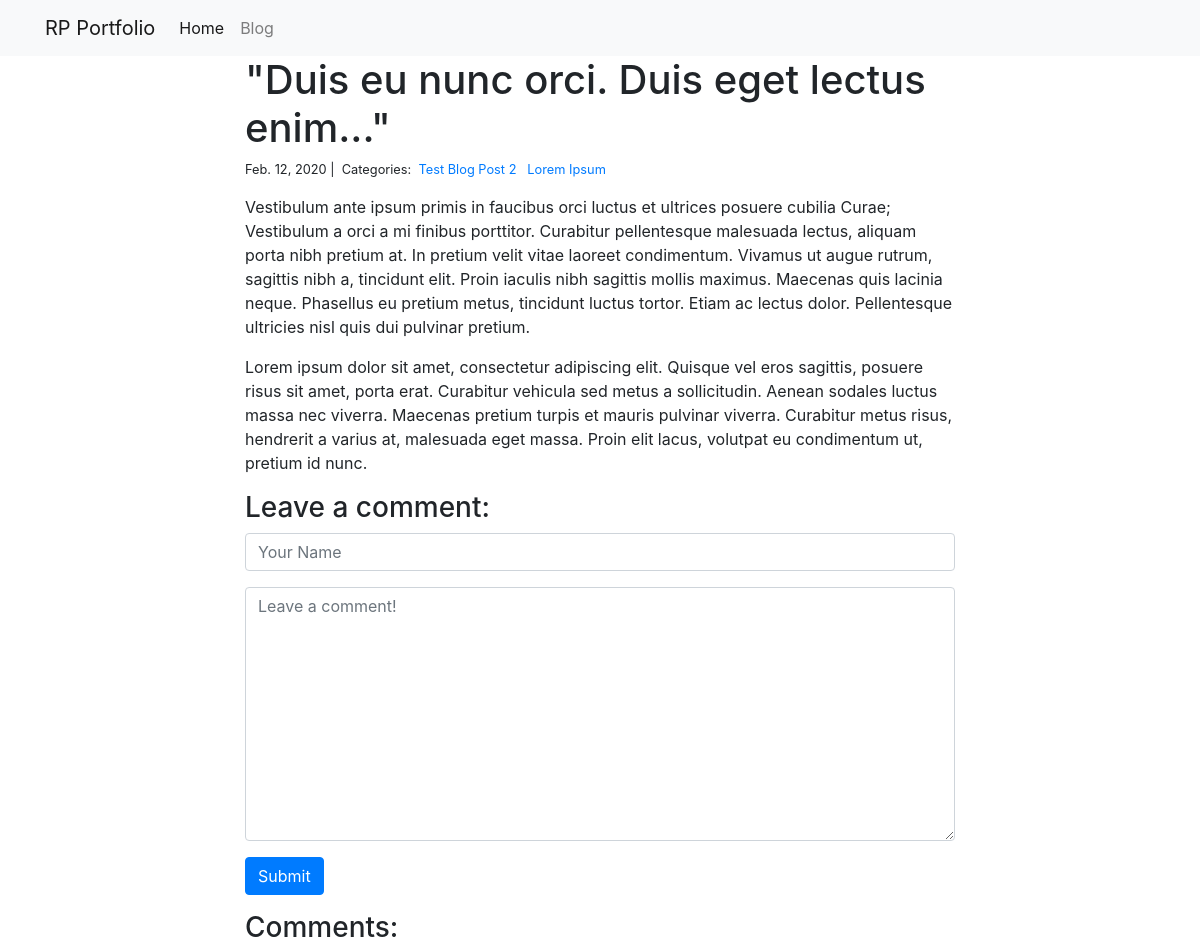
The app's page /blog/2/ with its own data.
### blog/models.py (models this page shows)
class Post(models.Model):
    title = models.CharField(max_length=255)
    body = models.TextField()
    created_on = models.DateTimeField(auto_now_add=True)
    last_modified = models.DateTimeField(auto_now=True)
    categories = models.ManyToManyField('Category', related_name='posts')

class Category(models.Model):
    name = models.CharField(max_length=20)

### blog/views.py (the view, shortened to what this page needs)
# urls.py: path("<int:pk>/", views.blog_detail, name="blog_detail"),
def blog_detail(request, pk):
    post = Post.objects.get(pk=pk)
    comments = Comment.objects.filter(post=post)
    form = CommentForm()
    context = {"post": post, "comments": comments, "form": form}
    return render(request, "blog_detail.html", context)

### blog/forms.py
class CommentForm(forms.Form):
    author = forms.CharField(
        max_length=60,
        widget=forms.TextInput(attrs={
            "class": "form-control",
            "placeholder": "Your Name"
        })
    )
    body = forms.CharField(widget=forms.Textarea(
        attrs={
            "class": "form-control",
            "placeholder": "Leave a comment!"
        })
    )

### blog/templates/blog_detail.html (shortened to what this page needs)
{% extends "base.html" %}
 {% block page_content %}
 <div class="col-md-8 offset-md-2">
     <h1>{{ post.title }}</h1>
    <small>
         {{ post.created_on.date }} |&nbsp;
         Categories:&nbsp;
        {% for category in post.categories.all %}
         <a href="{% url 'blog_category' category.name %}">
             {{ category.name }}
        </a>&nbsp;
         {% endfor %}
     </small>
    <p>{{ post.body | linebreaks }}</p>
    <h3>Leave a comment:</h3>
     <form action="/blog/{{ post.pk }}/" method="post">
        <div class="form-group">
             {{ form.author }}
        </div>
         <div class="form-group">
            {{ form.body }}
        </div>
        <button type="submit" class="btn btn-primary">Submit</button>
     </form>
    <h3>Comments:</h3>
 </div>
{% endblock %}

### records on screen
Post: title "\"Duis eu nunc orci. Duis eget lectus enim...\"", created_on "Feb. 12, 2020", body "Vestibulum ante ipsum primis in faucibus orci luctus et ultrices posuere cubilia Curae; Vestibulum a orci a mi finibus porttitor. Curabitur pellentesque malesuada lectus, aliquam porta nibh pretium at. In pretium velit vitae laoreet condimentum. Vivamus ut augue rutrum, sagittis nibh a, tincidunt elit. Proin iaculis nibh sagittis mollis maximus. Maecenas quis lacinia neque. Phasellus eu pretium metus, tincidunt luctus tortor. Etiam ac lectus dolor. Pellentesque ultricies nisl quis dui pulvinar pretium. Lorem ipsum dolor sit amet, consectetur adipiscing elit. Quisque vel eros sagittis, posuere risus sit amet, porta erat. Curabitur vehicula sed metus a sollicitudin. Aenean sodales luctus…"
Category: name "Test Blog Post 2"
Category: name "Lorem Ipsum"
